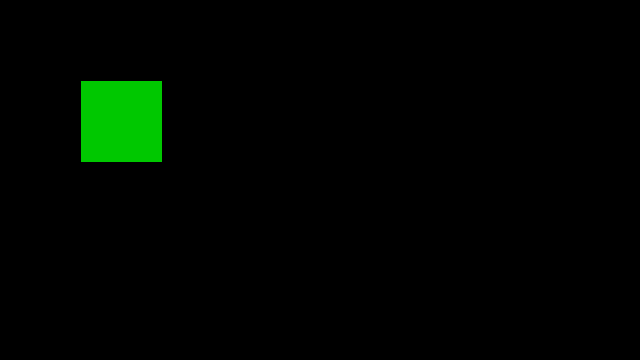
Frame 1 (no input)
Frame 60 (the mouse pressed at the canvas centre just before this capture): identical to frame 1, image omitted
Frame 120 (the mouse held since frame 60 and released just before this capture): identical to frame 1, image omitted

The Processing sketch that drew this single still picture (run headless with seeded random() and noise(); from frame 60 on, the mouse is pressed at the canvas centre):

// Processing sketch: ShapePrimitives8
// ── ShapePrimitives8.pde
color a = color(0,200,0);

//int pos = int(81);
//int pos = 81;

int pos;



void setup(){
size(640, 360); 
};


void draw(){
pos = 81;
background(0);
noStroke();
fill(a);
rect(pos, pos, pos, pos);
pos = pos+1;
};
